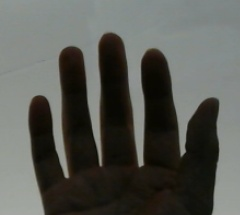
#> input picture output.jpg, 240 x 215 px
$ python contourPractice.py
#> lines starting #> are read from the running program, lines starting #| are printed output that depends on the picture; after the words box and inside, x2 and y2 are one past the last pixel; in counts of white or black regions, pixels touching at a corner belong together
# -*- coding: utf-8 -*-
"""
Created on Wed Oct 16 09:30:52 2019

@author: shawn
"""
import numpy as np
from sklearn.metrics import pairwise
import cv2
#读取图像文件数据
img = cv2.imread('output.jpg')
#> img is the input picture: shape (215, 240, 3); mean B, G, R 83.8, 89.3, 87.8
#生成灰度图像
gray = cv2.cvtColor(img,cv2.COLOR_BGR2GRAY)
#灰度翻转，这里显示出numpy数组的优势，翻转操作非常容易
gray=255-gray
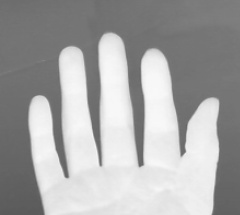
#> gray: shape (215, 240); min 88, max 249, mean 166.7
#阈值化操作，图像二元化,如果需要黑白颠倒，看上一句
ret, binary = cv2.threshold(gray,127,255,cv2.THRESH_BINARY)
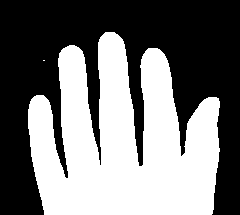
#> binary: shape (215, 240); 46.2% white; 2 white regions (1 under 20 px)
#找包围线，包围线是绕着白色区域的，可能会返回多条包围线
contours, hierarchy = cv2.findContours(binary,cv2.RETR_TREE,cv2.CHAIN_APPROX_SIMPLE)
#> contours = 2 contours, 1 with area under 20; largest, box (x1, y1, x2, y2) and area: (28, 32, 220, 215) 23156
#找到包围面积最大的包围线
segmented = max(contours, key=cv2.contourArea)
#> segmented = contour of 331 points, box (x1, y1, x2, y2) (28, 32, 220, 215), area 23156
#根据包围线获取凸围线
hull=[cv2.convexHull(segmented,False)]
#> hull = 1 contour; box (x1, y1, x2, y2) and area: (28, 32, 220, 215) 29244

chull = cv2.convexHull(segmented)
#> chull = contour of 23 points, box (x1, y1, x2, y2) (28, 32, 220, 215), area 29244

# find the most extreme points in the convex hull
extreme_top    = tuple(chull[chull[:, :, 1].argmin()][0])
#> extreme_top = (114, 32)
extreme_bottom = tuple(chull[chull[:, :, 1].argmax()][0])
#> extreme_bottom = (211, 214)
extreme_left   = tuple(chull[chull[:, :, 0].argmin()][0])
#> extreme_left = (28, 128)
extreme_right  = tuple(chull[chull[:, :, 0].argmax()][0])
#> extreme_right = (219, 101)

# find the center of the palm
cX = int((extreme_left[0] + extreme_right[0]) / 2)
#> cX = 123
cY = int((extreme_top[1] + extreme_bottom[1]) / 2)
#> cY = 123

# find the maximum euclidean distance between the center of the palm
# and the most extreme points of the convex hull
distance = pairwise.euclidean_distances([(cX, cY)], Y=[extreme_left, extreme_right, extreme_top, extreme_bottom])[0]
#> distance = [95.13, 98.49, 91.44, 126.6]
maximum_distance = distance[distance.argmax()]
#> maximum_distance = 126.6

# calculate the radius of the circle with 80% of the max euclidean distance obtained
radius = int(0.5 * maximum_distance)
#> radius = 63

# find the circumference of the circle
circumference = (2 * np.pi * radius)
#> circumference = 395.8

# take out the circular region of interest which has
# the palm and the fingers
circular_roi = np.zeros(binary.shape[:2], dtype="uint8")

# draw the circular ROI
cv2.circle(circular_roi, (cX, cY), radius, 255, 1)
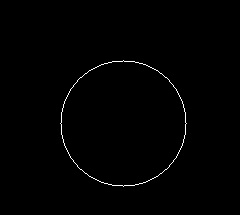
#> circular_roi: shape (215, 240); 0.69% white in thin lines or dots, all inside (x1, y1, x2, y2) = (60, 60, 187, 187)

# take bit-wise AND between thresholded hand using the circular ROI as the mask
# which gives the cuts obtained using mask on the thresholded hand image
circular_roi = cv2.bitwise_and(binary, binary, mask=circular_roi)
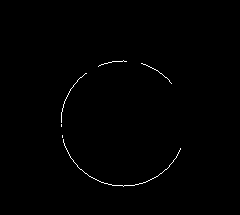
#> circular_roi: shape (215, 240); 0.5% white in thin lines or dots, all inside (x1, y1, x2, y2) = (61, 60, 181, 187)
cv2.imshow("circular_roi",circular_roi)
#contours, hierarchy = cv2.findContours(binary,cv2.RETR_EXTERNAL,cv2.CHAIN_APPROX_SIMPLE)
#画包围线，参数2是包围线列表，参数3是指包围线下标，如果为-1则全画
cv2.drawContours(img,[segmented],-1,(0,0,255),3)
#画凸围线
cv2.drawContours(img,hull,-1,(0,255,0),2)
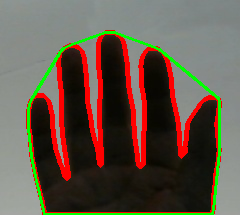
#> img: shape (215, 240, 3); mean B, G, R 72.5, 85.7, 100.8


cv2.imshow("binary",binary)
cv2.imshow("img", img)
#cv2.waitKey(1)
#cv2.destroyAllWindows()

while(True):
    keypress = cv2.waitKey(1) & 0xFF
#> (key q is pressed here)
    # if the user pressed "q", then stop looping
    if keypress == ord("q"):
        cv2.destroyAllWindows()
        break
